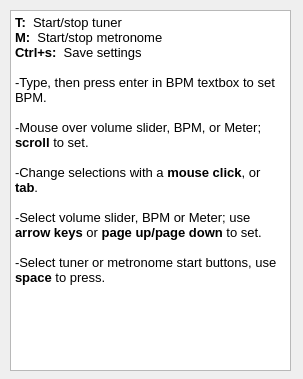
<?xml version="1.0" encoding="UTF-8"?>
<ui version="4.0">
 <class>Hotkeys</class>
 <widget class="QWidget" name="Hotkeys">
  <property name="geometry">
   <rect>
    <x>0</x>
    <y>0</y>
    <width>303</width>
    <height>379</height>
   </rect>
  </property>
  <property name="windowTitle">
   <string>Hotkeys</string>
  </property>
  <widget class="QTextBrowser" name="textBrowser">
   <property name="geometry">
    <rect>
     <x>10</x>
     <y>10</y>
     <width>281</width>
     <height>361</height>
    </rect>
   </property>
   <property name="html">
    <string>&lt;!DOCTYPE HTML PUBLIC &quot;-//W3C//DTD HTML 4.0//EN&quot; &quot;http://www.w3.org/TR/REC-html40/strict.dtd&quot;&gt;
&lt;html&gt;&lt;head&gt;&lt;meta name=&quot;qrichtext&quot; content=&quot;1&quot; /&gt;&lt;style type=&quot;text/css&quot;&gt;
p, li { white-space: pre-wrap; }
&lt;/style&gt;&lt;/head&gt;&lt;body style=&quot; font-family:'MS Shell Dlg 2'; font-size:8.25pt; font-weight:400; font-style:normal;&quot;&gt;
&lt;p style=&quot; margin-top:0px; margin-bottom:0px; margin-left:0px; margin-right:0px; -qt-block-indent:0; text-indent:0px;&quot;&gt;&lt;span style=&quot; font-size:10pt; font-weight:600;&quot;&gt;T:&lt;/span&gt;&lt;span style=&quot; font-size:10pt;&quot;&gt;  Start/stop tuner&lt;/span&gt;&lt;/p&gt;
&lt;p style=&quot; margin-top:0px; margin-bottom:0px; margin-left:0px; margin-right:0px; -qt-block-indent:0; text-indent:0px;&quot;&gt;&lt;span style=&quot; font-size:10pt; font-weight:600;&quot;&gt;M: &lt;/span&gt;&lt;span style=&quot; font-size:10pt;&quot;&gt; Start/stop metronome&lt;/span&gt;&lt;/p&gt;
&lt;p style=&quot; margin-top:0px; margin-bottom:0px; margin-left:0px; margin-right:0px; -qt-block-indent:0; text-indent:0px;&quot;&gt;&lt;span style=&quot; font-size:10pt; font-weight:600;&quot;&gt;Ctrl+s: &lt;/span&gt;&lt;span style=&quot; font-size:10pt;&quot;&gt; Save settings&lt;/span&gt;&lt;/p&gt;
&lt;p style=&quot;-qt-paragraph-type:empty; margin-top:0px; margin-bottom:0px; margin-left:0px; margin-right:0px; -qt-block-indent:0; text-indent:0px; font-size:10pt;&quot;&gt;&lt;br /&gt;&lt;/p&gt;
&lt;p style=&quot; margin-top:0px; margin-bottom:0px; margin-left:0px; margin-right:0px; -qt-block-indent:0; text-indent:0px;&quot;&gt;&lt;span style=&quot; font-size:10pt;&quot;&gt;-Type, then press enter in BPM textbox to set BPM.&lt;/span&gt;&lt;/p&gt;
&lt;p style=&quot;-qt-paragraph-type:empty; margin-top:0px; margin-bottom:0px; margin-left:0px; margin-right:0px; -qt-block-indent:0; text-indent:0px; font-size:10pt;&quot;&gt;&lt;br /&gt;&lt;/p&gt;
&lt;p style=&quot; margin-top:0px; margin-bottom:0px; margin-left:0px; margin-right:0px; -qt-block-indent:0; text-indent:0px;&quot;&gt;&lt;span style=&quot; font-size:10pt;&quot;&gt;-Mouse over volume slider, BPM, or Meter; &lt;/span&gt;&lt;span style=&quot; font-size:10pt; font-weight:600;&quot;&gt;scroll&lt;/span&gt;&lt;span style=&quot; font-size:10pt;&quot;&gt; to set.&lt;/span&gt;&lt;/p&gt;
&lt;p style=&quot;-qt-paragraph-type:empty; margin-top:0px; margin-bottom:0px; margin-left:0px; margin-right:0px; -qt-block-indent:0; text-indent:0px; font-size:10pt;&quot;&gt;&lt;br /&gt;&lt;/p&gt;
&lt;p style=&quot; margin-top:0px; margin-bottom:0px; margin-left:0px; margin-right:0px; -qt-block-indent:0; text-indent:0px;&quot;&gt;&lt;span style=&quot; font-size:10pt;&quot;&gt;-Change selections with a &lt;/span&gt;&lt;span style=&quot; font-size:10pt; font-weight:600;&quot;&gt;mouse click&lt;/span&gt;&lt;span style=&quot; font-size:10pt;&quot;&gt;, or &lt;/span&gt;&lt;span style=&quot; font-size:10pt; font-weight:600;&quot;&gt;tab&lt;/span&gt;&lt;span style=&quot; font-size:10pt;&quot;&gt;. &lt;/span&gt;&lt;/p&gt;
&lt;p style=&quot;-qt-paragraph-type:empty; margin-top:0px; margin-bottom:0px; margin-left:0px; margin-right:0px; -qt-block-indent:0; text-indent:0px; font-size:10pt;&quot;&gt;&lt;br /&gt;&lt;/p&gt;
&lt;p style=&quot; margin-top:0px; margin-bottom:0px; margin-left:0px; margin-right:0px; -qt-block-indent:0; text-indent:0px;&quot;&gt;&lt;span style=&quot; font-size:10pt;&quot;&gt;-Select volume slider, BPM or Meter; use &lt;/span&gt;&lt;span style=&quot; font-size:10pt; font-weight:600;&quot;&gt;arrow keys&lt;/span&gt;&lt;span style=&quot; font-size:10pt;&quot;&gt; or &lt;/span&gt;&lt;span style=&quot; font-size:10pt; font-weight:600;&quot;&gt;page up/page down&lt;/span&gt;&lt;span style=&quot; font-size:10pt;&quot;&gt; to set. &lt;/span&gt;&lt;/p&gt;
&lt;p style=&quot;-qt-paragraph-type:empty; margin-top:0px; margin-bottom:0px; margin-left:0px; margin-right:0px; -qt-block-indent:0; text-indent:0px; font-size:10pt;&quot;&gt;&lt;br /&gt;&lt;/p&gt;
&lt;p style=&quot; margin-top:0px; margin-bottom:0px; margin-left:0px; margin-right:0px; -qt-block-indent:0; text-indent:0px;&quot;&gt;&lt;span style=&quot; font-size:10pt;&quot;&gt;-Select tuner or metronome start buttons, use &lt;/span&gt;&lt;span style=&quot; font-size:10pt; font-weight:600;&quot;&gt;space&lt;/span&gt;&lt;span style=&quot; font-size:10pt;&quot;&gt; to press.&lt;/span&gt;&lt;/p&gt;
&lt;p style=&quot;-qt-paragraph-type:empty; margin-top:0px; margin-bottom:0px; margin-left:0px; margin-right:0px; -qt-block-indent:0; text-indent:0px; font-size:10pt;&quot;&gt;&lt;br /&gt;&lt;/p&gt;
&lt;p style=&quot;-qt-paragraph-type:empty; margin-top:0px; margin-bottom:0px; margin-left:0px; margin-right:0px; -qt-block-indent:0; text-indent:0px; font-size:10pt;&quot;&gt;&lt;br /&gt;&lt;/p&gt;&lt;/body&gt;&lt;/html&gt;</string>
   </property>
  </widget>
 </widget>
 <resources/>
 <connections/>
</ui>
